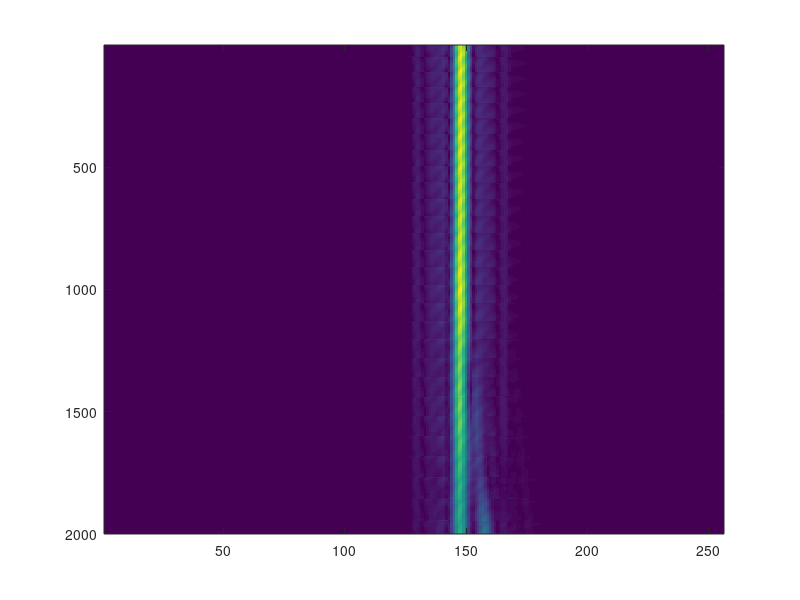

The MATLAB source for this figure: (Note: this script raises an error after producing the figure.)
%function DualRx()
% This function generate the SAR signal regarding to the input parameter.
% Usage: Gen_signal(vx, vy, ax, ay), 'vx' is range velocity, 'vy' is azimuth
% velocity, 'ax' is range accelaration and 'ay' is azimuth accelration. If no input parameters, the velocity in both direction are set
% to zero
% Noth that the parameters of SAR need to be modified in the function.
%{
    delete parameter.mat
    if nargin == 0
        vx = 0; vy = 0; 
        ax = 0; ay = 0;
    end
%}
    %% Parameters - C Band airborne SAR parameters
    % Target
    x_0 = 2160;
    y_0 = 400;
	
    d = 100; % Length of the target area 
    v_x = 0; a_x = 0; % rangecl
    v_y = 10; a_y = 0; % azimuth 
    % Platform
    h = 2200;
	R_0 = sqrt(x_0^2 + y_0^2 + h^2);
	l_0 = sqrt( y_0^2 + h^2);
    d_a = 0.2;     
    v_p = 90; 
    f_0 = 9.6e9; c = 3e8 ; lambda = c/f_0 ;
    dur = 2 ; %
    PRF = 1000; %%2.35e3
    K_r = 5e14 ;
    T_p = 0.1e-6; % Pulse width
    B =  K_r*T_p;
%%
	%{
    temp = 0.04419 : -1000 / 2^20 : 0.02209;
	v_y = linspace(-30,30,61);
	step_ft = zeros(1,length(v_y));
	con = 1;
	for i = 1 :length(v_y)
		if d_a / lambda * y_0 * (v_p - v_y(i)) / R_0 / l_0  >= temp(con)
			step_ft(i) = temp(con);
		else 
			con = con + 1;
			if con > length(temp)
				con = con - 1;
			end
			step_ft(i) = temp(con);
		end
	end
	
	close all
	figure
		plot(v_y, d_a / lambda * y_0 * (v_p - v_y) / R_0 / l_0 ,'k', v_y, step_ft,'k-.','Linewidth',3.5)	
		set(gca,'FontSize',40,'Fontname','CMU Serif Roman','Linewidth',2)
		set(gcf,'color','w');
		xlabel('$v_y$', 'Interpreter', 'latex')
		ylabel('$f_t$', 'Interpreter', 'latex')
		pbaspect([7 5 1])
		pause(0.00001);
		frame_h = get(handle(gcf),'JavaFrame');
		set(frame_h,'Maximized',1);
	figure
		plot(v_y, (d_a / lambda * y_0 * (v_p - v_y) / R_0 / l_0 - step_ft)./( d_a / lambda * y_0 * (v_p - v_y) / R_0 / l_0),'k','Linewidth',3.5)	
		set(gca,'FontSize',40,'Fontname','CMU Serif Roman','Linewidth',2)
		set(gcf,'color','w');
		xlabel('$v_y$', 'Interpreter', 'latex')
		ylabel('$\frac{f_t - \tilde{f_t}}{f_t}$', 'Interpreter', 'latex')
		pbaspect([7 5 1])
		pause(0.00001);
		frame_h = get(handle(gcf),'JavaFrame');
		set(frame_h,'Maximized',1);
	%}
    %% Signal 
    aa = 0;
    eta = linspace( aa - dur/2, aa + dur/2,PRF*dur) ;  % Slow time -6

    upran = sqrt( (x_0 + d)^2 + h^2) ; downran =  sqrt( (x_0 - d)^2 + h^2); %Set upper limit and down limit 
    tau =  2*(downran)/c: 1/4/B : 2*(upran)/c + T_p  ;  % fast time space

    R1 = sqrt(h^2 + (x_0 + v_x* eta + 0.5* a_x* eta.^2).^2 + (y_0 + v_y* eta + 0.5* a_y * eta.^2 - v_p* eta).^2 ) ; % range equation
    R2 = sqrt(h^2 + (x_0 + v_x* eta + 0.5* a_x* eta.^2).^2 + (y_0 + v_y* eta + 0.5* a_y * eta.^2 - v_p* eta).^2 ) ; % range equation
   
    s1 = zeros(length(eta), length(tau));
	s2 = zeros(length(eta), length(tau));
    for k = 1 : length(eta)
        td1 = 2* R1(k)/ c ;
		td2 = (R1(k) + R2(k)) /c ;
        s1(k,:) = exp(-i* 4* pi*R1(k)/ lambda + i* pi* K_r* (tau - 2* R1(k)/ c).^2) .*(tau>=td1 & tau-td1<=T_p)  ;
		s2(k,:) = exp(-i* 2* pi*(R1(k) + R2(k))/ lambda + i* pi* K_r* (tau - (R1(k) + R2(k) )/ c).^2) .*(tau>=td2 & tau-td2<=T_p)  ;
	end
	%% range compression 
	ref_time = -T_p : 1/4/B : 0 ;
	h_m = repmat(exp(j * 4 * pi * f_0 * R_0 / c) *  exp(- j * pi * K_r * ref_time.^2),length(eta),1 ) ; 

	tau_nt2 = nextpow2(length(tau)) ;  % Make total number to power of 2
    Fh_m = fft( h_m.', 2^tau_nt2 ).'; 
    Fs1_rc = fft(s1.', 2^tau_nt2).' .* Fh_m; % Range compression
    s1_rc = ifft( Fs1_rc.' ).';
    Fs2_rc = fft(s2.', 2^tau_nt2).' .* Fh_m; % Range compression
	s2_rc = ifft( Fs2_rc.' ).';
	
	%%
	% Key Stone transform - RCMC for range curveture 
    % Interpolation 
    f_tau = linspace(0, 4*B -1, 2^tau_nt2 ); 
    shift = 0; % FFTshift false
    if shift == 1
    	f_tau = linspace(-2*B, 2*B -1, 2^tau_nt2 ); 
    	Fs_rc = fftshift(Fs_rc, 2);
    end
    for i = 1 : 2^tau_nt2
    	t(:, i) = eta * sqrt(f_0 / (f_0 + f_tau(i)) ).' ;    
	end
	
	
    for m = 1 : 2^tau_nt2
    	Fs1_1(:, m) = interp1(eta, Fs1_rc(:,m).', t(:,m).', 'spline', 0).';
		Fs2_1(:, m) = interp1(eta, Fs2_rc(:,m).', t(:,m).', 'spline', 0).';
    end
    if shift == 1
    	s1_1 = ifft(ifftshift(Fs1_1, 2).').'; % If the central of f_tau is 0, then ifftshift is needed. If not so, do not do ifftshift 
		s2_1 = ifft(ifftshift(Fs2_1, 2).').';
    else
    	s1_1 = ifft(Fs1_1.').';
		s2_1 = ifft(Fs2_1.').';
	end
	%%
	
    [~, down] = max(abs(s1_1(1,:)) );
    [~, up] = max(abs(s1_1(length(s1_1(:,1)),:)));
    x_sl = (up - down) / 4 / B / dur  ;    
    v_rt = c * x_sl ;
  
	Rot = [cosd(10), 0; sind(10), 1];
	Rot_m = Rot^-1 * [ 0:1:(length(tau)-1); ones(1,length(tau))];
	
	
    %% RCMC for range walk 
    v_r = v_x * x_0 / R_0;
    Fh_rw = exp(j * 4 * pi / c * t / 2 * v_rt .* repmat(f_tau, length(eta), 1) );    
    Fs1_2 = Fs1_1 .* Fh_rw ; 
	Fs2_2 = Fs2_1 .* Fh_rw ; 
    if shift == 1
        s1_2 = ifft(ifftshift(Fs1_2, 2).').';
		s2_2 = ifft(ifftshift(Fs2_2, 2).').';
    else
        s1_2 = ifft(Fs1_2.').';
		s2_2 = ifft(Fs2_2.').';
	end
	figure
	imagesc(abs(s1_2))
    figure
	plot(angle(s1_2(:,1468).*conj(s2_2(:,1468))))

    %%
	N = 2^18;
	[~, ind] = max(abs(fftshift(fft(s1_2(:,1468).*conj(s2_2(:,1468)), N ))));
	temp =linspace(-PRF/2,PRF/2, N) ;
	f_tp = temp(ind);
    clear temp
    v_yt = v_p + f_tp * R_0 * c /(2 * f_0 * d_a);
	fprintf('The ideal f_tp: %f, The estimation f_tp: %f', -2 * d_a / lambda * d_a *  (v_p - v_y) / R_0, f_tp)
    %export_fig s_2.jpg
    %clear
%end
